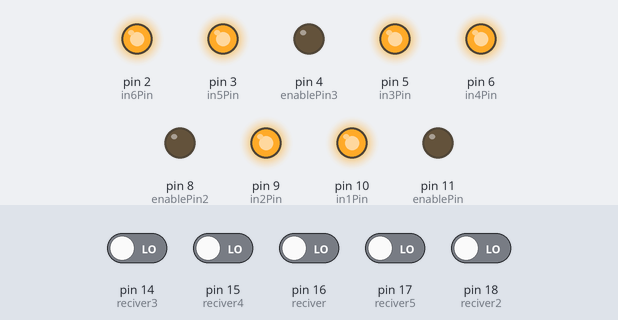
The sketch below on a simulated Arduino Uno, built with avr-gcc and run on an emulated ATmega328P. On the bench: output pins drawn as LEDs (lit = HIGH). The inputs (shaded band) are chosen by the test bench; at power-on: pin 14 (reciver3), pin 15 (reciver4), pin 16 (reciver), pin 17 (reciver5), pin 18 (reciver2) LOW.

Above: at 1.2 s.
1.3 s: pin 14 (reciver3) driven HIGH and pin 16 (reciver) driven HIGH
At 2.5 s:
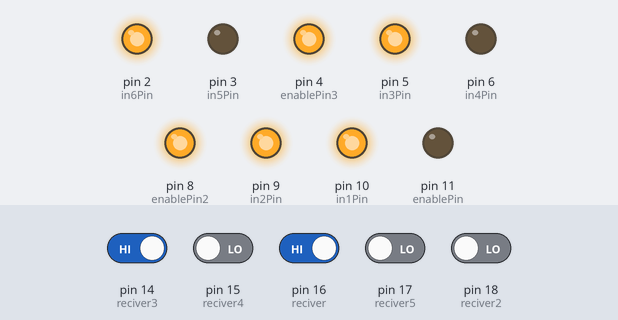
4.3 s: pin 18 (reciver2) driven HIGH
At 6.5 s:
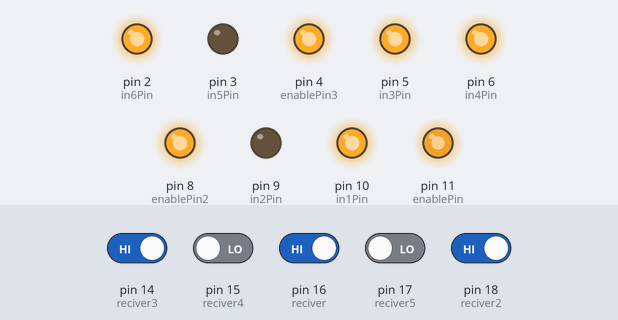
6.8 s: pin 18 (reciver2) driven LOW
At 7.8 s:
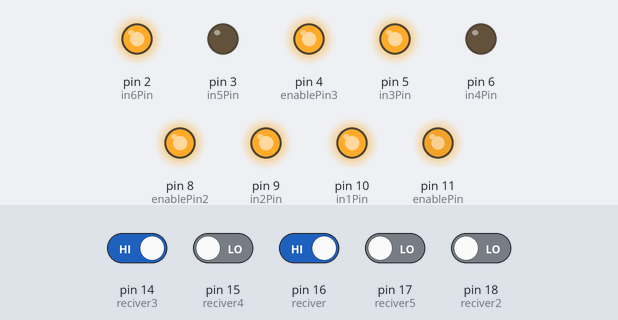
9.8 s: pin 14 (reciver3) driven LOW
At 12.0 s:
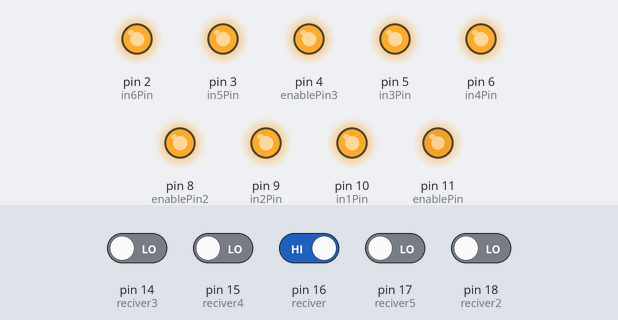
12.3 s: pin 14 (reciver3) driven HIGH
At 13.2 s:
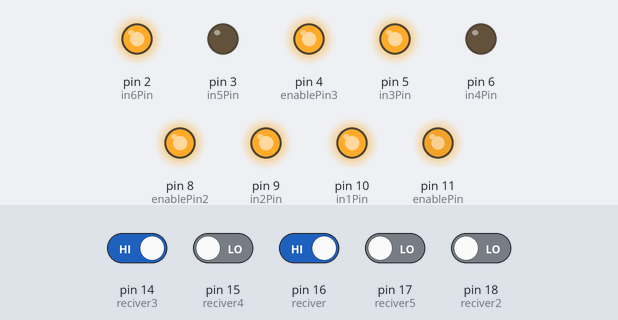
Timing chart, 0 to 15.3 s (numbered marks = the images above; inputs shaded):
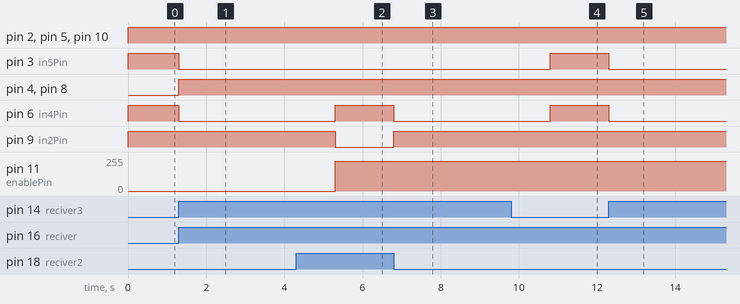

Measured:
- after the input at 1.3 s, pin 3 (in5Pin), pin 6 (in4Pin): HIGH → LOW at once; pin 4 (enablePin3), pin 8 (enablePin2): LOW → HIGH at once
- after the input at 4.3 s, pin 6 (in4Pin): LOW → HIGH after 1.0 s; pin 9 (in2Pin): HIGH → LOW after 1.0 s; pin 11 (enablePin): 0/255 → 225/255 after 1.0 s
- after the input at 6.8 s, pin 6 (in4Pin): HIGH → LOW at once; pin 9 (in2Pin): LOW → HIGH at once
- after the input at 9.8 s, pin 3 (in5Pin), pin 6 (in4Pin): LOW → HIGH after 1.0 s
- after the input at 12.3 s, pin 3 (in5Pin), pin 6 (in4Pin): HIGH → LOW at once

The sketch:

detect_line-o.ino
```cpp
#include <LiquidCrystal.h>
#include <stdio.h>


#define echoPin 13
#define trigPin 12


#define slow 64
#define normal 128
#define fast 255


int reciver = 16;
int reciver2 = 18;
int reciver3 = 14;
int reciver4 = 15;
int reciver5 = 17 ; // middle sensor
/*
int sensorValue=0;
int ledValue=0;
*/

int enablePin2 = 8;
int enablePin3 = 4;
int enablePin = 11;
int in1Pin = 10;
int in2Pin = 9;
int in3Pin = 5;
int in4Pin = 6;
int in5Pin = 3;
int in6Pin = 2;

int Speed;

void rotate_right(void){
  Speed = fast;
  analogWrite(enablePin2, Speed);
  analogWrite(enablePin, Speed);
  digitalWrite(in1Pin, HIGH);
  digitalWrite(in2Pin, LOW);
  digitalWrite(in3Pin, LOW);
  digitalWrite(in4Pin, HIGH);

  digitalWrite(in5Pin, HIGH);
  digitalWrite(in6Pin, HIGH);
}
void rotate_left(void){
  Speed = fast;
  analogWrite(enablePin3, Speed);
  digitalWrite(in5Pin, LOW);
  digitalWrite(in6Pin, HIGH);
  analogWrite(enablePin2, Speed);
  digitalWrite(in3Pin, HIGH);
  digitalWrite(in4Pin, LOW);

  digitalWrite(in1Pin, HIGH);
  digitalWrite(in2Pin, HIGH);
}
void Brake(void){

  digitalWrite(in1Pin, HIGH);
  digitalWrite(in2Pin, HIGH);

  digitalWrite(in3Pin, HIGH);
  digitalWrite(in4Pin, HIGH);

  digitalWrite(in5Pin, HIGH);
  digitalWrite(in6Pin, HIGH);

}


void Forward_Rev(void){

  analogWrite(enablePin, 225);
  digitalWrite(in1Pin, HIGH);
  digitalWrite(in2Pin, LOW);


  analogWrite(enablePin3, 225);
  digitalWrite(in5Pin, LOW);
  digitalWrite(in6Pin, HIGH );


}


void Backward_Rev(void){
  int speed = 225 ;

  analogWrite(enablePin, speed);
  digitalWrite(in1Pin, LOW);
  digitalWrite(in2Pin, HIGH);

  analogWrite(enablePin3, speed);
  digitalWrite(in5Pin, HIGH);
  digitalWrite(in6Pin, LOW);


}

void Backward_ramp_up(void){

  for (int i=0; i<255; i++) {
  analogWrite(enablePin, i);
  analogWrite(enablePin3, i);

  digitalWrite(in1Pin, LOW);
  digitalWrite(in2Pin, HIGH);
  digitalWrite(in5Pin, HIGH);
  digitalWrite(in6Pin, LOW);
  delay(10); }
    }


void setup()
{


Serial.begin (9600);


pinMode(reciver , INPUT);
pinMode(reciver2 , INPUT);
pinMode(reciver3 , INPUT);
pinMode(reciver4 , INPUT);
pinMode(reciver5 , INPUT);
/*
pinMode(led2 , OUTPUT);
pinMode(led , OUTPUT);

digitalWrite(led2 , HIGH);
digitalWrite(led , HIGH);
*/


pinMode(trigPin, OUTPUT);
pinMode(echoPin, INPUT);

pinMode(in1Pin, OUTPUT);
pinMode(in2Pin, OUTPUT);
pinMode(in3Pin, OUTPUT);
pinMode(in4Pin, OUTPUT);
pinMode(in5Pin, OUTPUT);
pinMode(in6Pin, OUTPUT);
pinMode(enablePin2, OUTPUT);
pinMode(enablePin3, OUTPUT);
pinMode(enablePin, OUTPUT);


}
void loop() {


/*

  sensorValue= (A0 );
  ledValue=map(sensorValue , 0,1023 ,0,255);
  analogWrite(17,ledValue);
  */


/*

  float duration, distance;

  digitalWrite(trigPin, LOW);

  delayMicroseconds(2);

  digitalWrite(trigPin, HIGH);

  delayMicroseconds(10);

  digitalWrite(trigPin, LOW);

  duration = pulseIn(echoPin, HIGH);

  distance = (duration / 2) * 0.0344;
  */
/*
    if (distance <= 20){
    delay(1000);
    Backward_ramp_up();
    delay(1000);
    Backward_ramp_up();
    delay(2000);
    Brake();
    delay(3000);
    rotate_right();
    delay(10000);
    Brake();
    delay(3000);


  }


  if (distance >= 400 || distance <= 2){

    Serial.print("Distance = ");

    Serial.println("Out of range");


  }

  else  {

    Serial.print("Distance = ");

    Serial.print(distance);

    Serial.println(" cm");


    delay(500);

  }

  delay(500);

  */


  int reading = digitalRead(reciver);
  int reading2 = digitalRead(reciver2);
  int reading3 = digitalRead(reciver3);
  int reading4 = digitalRead(reciver4);
  int reading5 = digitalRead(reciver5);

 if (reading == HIGH & reading2 == HIGH & reading3 == HIGH & reading4 == HIGH & reading5 == LOW)
  {

  Forward_Rev();

  }else if (reading == HIGH & reading2 == HIGH & reading3 == HIGH & reading4 == LOW & reading5 == LOW)
  {
      Forward_Rev();

  }else if (reading == HIGH & reading2 == HIGH & reading3 == LOW & reading4 == HIGH & reading5 == LOW)
  {
      Forward_Rev();

  }else if (reading == HIGH & reading2 == HIGH & reading3 == LOW & reading4 == LOW & reading5 == LOW)
  {
      Forward_Rev();

  } else if (reading == LOW & reading2 == HIGH & reading3 == LOW  & reading4 == HIGH & reading5 == LOW)
 {
  rotate_right();
  delay(2000);
  Brake();

 } else if (reading == HIGH & reading2 == LOW & reading3 == HIGH & reading4 == LOW & reading5 == LOW)
 {

   rotate_left();
   delay(2000);
   Brake();
 }else if (reading == HIGH & reading2 == HIGH & reading3 == HIGH & reading4 == HIGH & reading5 == HIGH)
  {
    Brake();
  } else if (reading == LOW & reading2 == LOW & reading3 == LOW & reading4 == LOW & reading5 == LOW)
  {
  Brake();

  }

  /* if (reading == HIGH )
  {
    delay(1000);

    rotate_left();

    delay(3000);

    Brake();
  }
  if (reading2 == HIGH)
  {

    delay(1000);

    rotate_right();

    delay(3000);

    Brake();
  }
  */

  /*

    if (reading == HIGH)
  {
    digitalWrite(led , HIGH);
  }
  else if (reading == LOW)
  {
    digitalWrite(led , LOW);
  }


  if (reading2 == HIGH)
  {
    digitalWrite(led2 , HIGH);
  }
  else if (reading2 == LOW)
  {
    digitalWrite(led2 , LOW);
  }
  */


}
```
